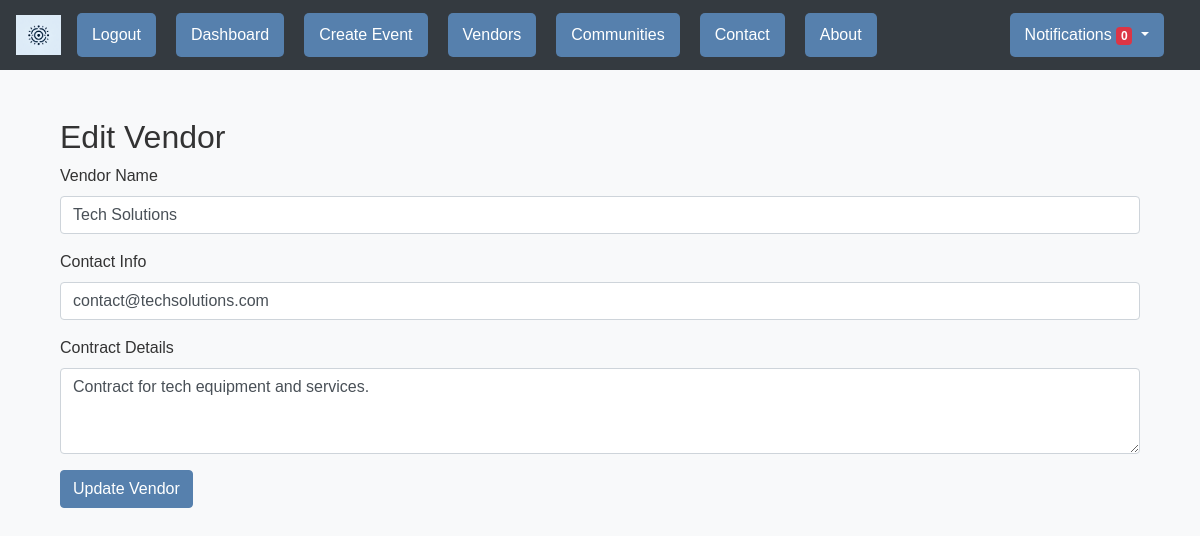
The page /vendor/1/edit (signed in) on the database its author committed.
### backend/models.py (models this page shows)
class Vendor(db.Model):
    __tablename__ = 'vendors'
    id = db.Column(db.Integer, primary_key=True)
    name = db.Column(db.String(140), nullable=False)
    contact_info = db.Column(db.String(200), nullable=False)
    contract_details = db.Column(db.Text, nullable=False)

### backend/vendor_views.py (the view, shortened to what this page needs)
@vendor_bp.route('/vendor/<int:vendor_id>/edit', methods=['GET', 'POST'])
@login_required
def edit_vendor(vendor_id):
    vendor = Vendor.query.get_or_404(vendor_id)
    return render_template('edit_vendor.html', vendor=vendor)

### backend/auth.py (called while the page is built)
@login_manager.user_loader
def load_user(user_id):
    return User.query.get(int(user_id))

### frontend/templates/edit_vendor.html (shortened to what this page needs)
{% extends "layout.html" %}
{% block content %}
<div class="container mt-5">
    <h2>Edit Vendor</h2>
    <form method="POST" action="{{ url_for('vendor.edit_vendor', vendor_id=vendor.id) }}">
        <div class="form-group">
            <label for="name">Vendor Name</label>
            <input type="text" class="form-control" id="name" name="name" value="{{ vendor.name }}" required>
        </div>
        <div class="form-group">
            <label for="contact_info">Contact Info</label>
            <input type="text" class="form-control" id="contact_info" name="contact_info" value="{{ vendor.contact_info }}" required>
        </div>
        <div class="form-group">
            <label for="contract_details">Contract Details</label>
            <textarea class="form-control" id="contract_details" name="contract_details" rows="3" required>{{ vendor.contract_details }}</textarea>
        </div>
        <button type="submit" class="btn btn-primary">Update Vendor</button>
    </form>
</div>
{% endblock %}

### frontend/static/styles/main.css (style rules this page uses)
body { background-color: #f8f9fa; color: #333; font-family: 'Arial', sans-serif; }
input[type="text"], input[type="password"], input[type="email"], textarea, select { border: 1px solid #ced4da; border-radius: 0.25rem; padding: 0.375rem 0.75rem; }
.btn-primary { background-color: #5680ad; border-color: #5680ad; }
.mt-5 { margin-top: 3rem; }

### rows shown on the page
Vendor: name "Tech Solutions", contact_info "contact@techsolutions.com", contract_details "Contract for tech equipment and services."

### other values the page prints
{{ notifications|length }} "0"
